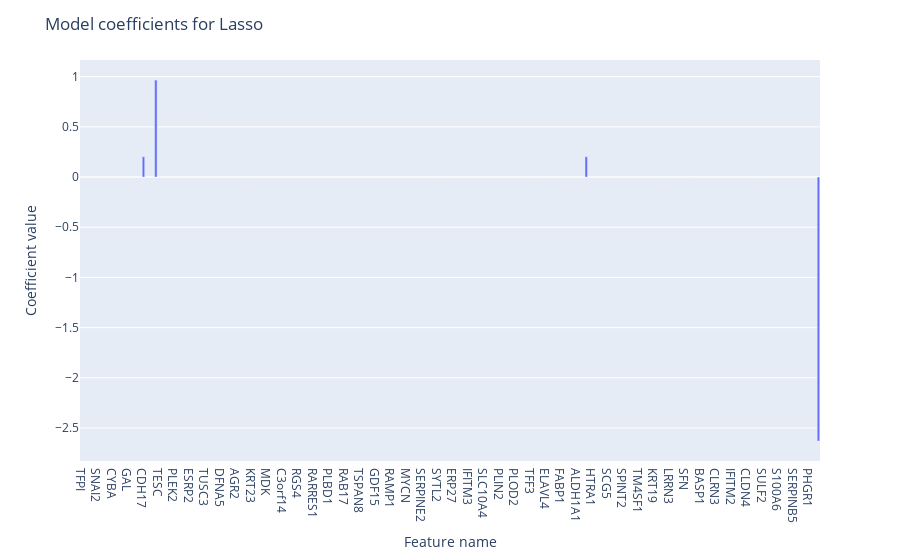

The code cell stored with this chart in its notebook:
### Code cell
fig = px.bar(x=feature_names, y=feature_values)
fig.update_layout(
    title='Model coefficients for Lasso',
    xaxis_title='Feature name',
    yaxis_title='Coefficient value')
fig.show()

### Figure 1 — Plotly figure (JSON) as saved in the notebook; plotly's stock layout.template omitted (floating-point values rounded to 4 significant figures; data arrays with more than 128 entries replaced by an {"elided": "..."} marker saying what was removed)
{"data": [{"alignmentgroup": "True", "hovertemplate": "x=%{x}<br>y=%{y}<extra></extra>", "legendgroup": "", "marker": {"color": "#636efa", "pattern": {"shape": ""}}, "name": "", "offsetgroup": "", "orientation": "v", "showlegend": false, "textposition": "auto", "type": "bar", "x": {"elided": "239 str values"}, "xaxis": "x", "y": {"elided": "239 float values"}, "yaxis": "y"}], "layout": {"barmode": "relative", "legend": {"tracegroupgap": 0}, "margin": {"t": 60}, "title": {"text": "Model coefficients for Lasso"}, "xaxis": {"anchor": "y", "domain": [0, 1], "title": {"text": "Feature name"}}, "yaxis": {"anchor": "x", "domain": [0, 1], "title": {"text": "Coefficient value"}}}}
